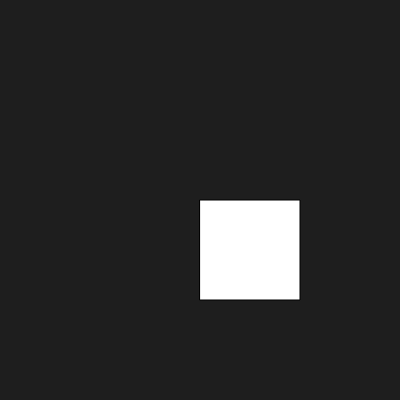
Frame 1 (no input)
Frame 60 (no input): identical to frame 1, image omitted
Frame 120 (the mouse pressed at the canvas centre since frame 60): identical to frame 1, image omitted

The p5.js sketch that drew this single still picture (run headless with seeded random() and noise() and a simulated clock; from frame 60 on, the mouse is pressed at the canvas centre):

// p5.js sketch
// ── sketch.js

function setup() {
  createCanvas(400,400);
}

function draw() 
{
 
 
  background(30);
rect (200, 200, 100, 100)
}
